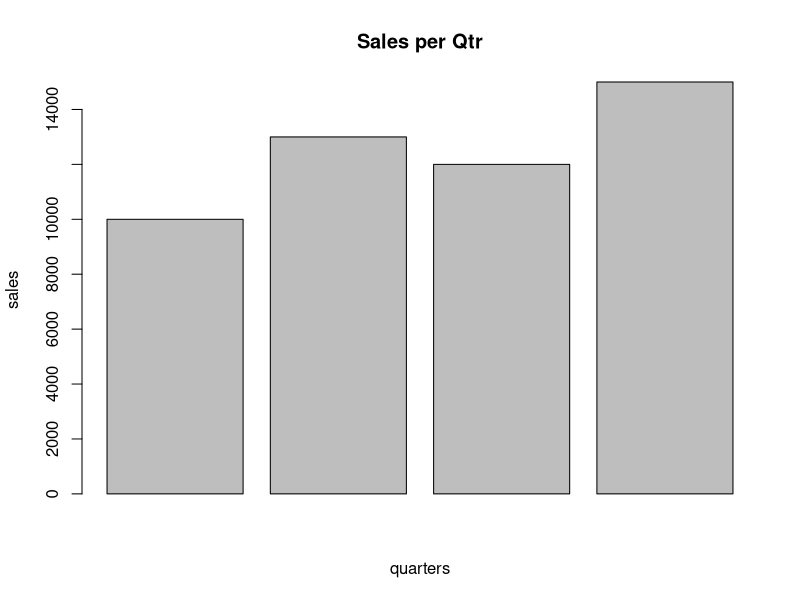

Source code (R):
#Q1
quarter = c('Q1','Q2','Q3','Q4')
sales = c(10000,13000,12000,15000)
df = data.frame(quarter,sales)
df
barplot(sales,xlab='quarters',ylab='sales',main = "Sales per Qtr")
df$quarter[df$sales>11000]
df$sales[df$quarter=='Q3']
#Q2
v1 = sample(c('A','P'),30,replace=T,prob = c(0.3,0.7))
v1
table(v1)
#Q3
set.seed(1000)
P1 = ceiling(runif(10,30,100))
P1
set.seed(1100)
P2=ceiling(runif(10,30,100))
set.seed(1200)
P3=ceiling(runif(10,30,100))
set.seed(1300)
P4=ceiling(runif(10,30,100))
set.seed(1400)
P5=ceiling(runif(10,30,100))
s1 = data.frame(P1,P2,P3,P4,P5)
s1
rownames(s1) = paste('M',1:10,sep='')
s1
mean(s1$P1)
mean(s1$P2)
mean(s1$P3)
mean(s1$P4)
mean(s1$P5)
addmargins(as.matrix(s1),c(1,2),FUN = mean)
s2 = matrix(c(P1,P2,P3,P4,P5),byrow = F,ncol = 5,dimnames=list(paste('M',1:10,sep=''),paste('P',1:5,sep='')))
s2
colMeans(s2)
rowMeans(s2)
mean(s2[1,])
#Q4
g = c('Achal', 'Apoorva', 'Lalit', 'Goldie')
d = c('BSc','LLB','MSc')
s = c('Animation','Law','Data Science')
n = c(50,20,24)
male = c(40,16,49)
female = c(10,4,5)
df1 = data.frame(d,s,n,male,female)
df1
mat1 = matrix(c(100, 300, 400, 500, 230,500, 200 , 150, 400, 700),nrow=2,byrow = T)
mat1
rownames(mat1) = c('food','decoration')
colnames(mat1) = c('B1','B2','B3','B4','B5')
mat1
l1 = list(guests=g,hosts=df1,bills=mat1)
l1
sum(l1$bills[1,])
sum(l1$bills[2,])
l1$hosts[,'male']
l1$hosts$female
#Q5
set.seed(1234)
a1 = array(ceiling(runif(30,1000,2000)),dim=c(3,5,2),dimnames=list(c('Graduate','PG','Diploma'),
c('S1','S2','S3','S4','S5'),c('DS','Law')))
a1
a1[2,5,1]
a1[3,1,2]
a1[,2,]
a1[,,1]
apply(a1,c(1),sum)
apply(a1,c(2),sum)
apply(a1,c(3),sum)
apply(a1,c(2,3),sum)
